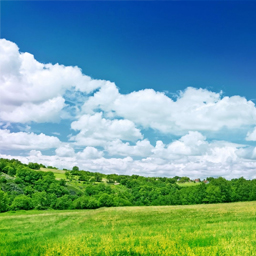
#> input picture lab2_diffusion/img.jpg, 256 x 256 px, found by its file name
$ jupyter execute --allow-errors lab3_unsupervised_learning.ipynb
#> lines starting #> are read from the running program, lines starting #| are printed output that depends on the picture
[cell 1]
from PIL import Image
import numpy as np
import matplotlib.pyplot as plt
from sklearn.cluster import KMeans
from sklearn.ensemble import RandomForestClassifier
from sklearn.utils import shuffle
from sklearn.model_selection import train_test_split
from sklearn.decomposition import PCA
from sklearn.preprocessing import StandardScaler
from sklearn.manifold import TSNE
from sklearn.metrics import confusion_matrix, accuracy_score, classification_report
import pandas as pd

### Task_1 dimensionality reduction

#> (a cell that did not finish here is left out)

#### apply PCA

[cell 3]
# scaler = StandardScaler()
# features_df = scaler.fit_transform(features_df)

pca = PCA(n_components=2)
#> (the rest of this cell did not finish here and is left out)

#### check model's perfomance

#> (a cell that did not finish here is left out)

#### apply t-SNE

[cell 5]
tsne = TSNE(n_components=2)
#> (the rest of this cell did not finish here and is left out)

### Task_2_1 K-means image quantization

[cell 6]
n_colors_list = (64, 32, 16, 8)

image = Image.open("img.jpg")
#> image is the input picture: PIL image 256x256 RGB; mean R, G, B 111.5, 160.6, 151.2
img_tenzor = np.asarray(image)/255
shape = img_tenzor.shape
#> shape = (256, 256, 3)
print(f"image shape: {shape}")
#| image shape: (256, 256, 3)

# Display all results, alongside original image
plt.figure(1)
plt.clf()
plt.axis("off")
plt.title("Original image ")
plt.imshow(img_tenzor)

def recreate_image(codebook, labels, width, height):
    """Recreate the (compressed) image from the code book & labels"""
    return codebook[labels].reshape(width, height, -1)

def kmeans_quantization(n_colors, img_tenzor):
    shape = img_tenzor.shape
    image_array = np.reshape(img_tenzor, (shape[0] * shape[1], shape[2]))

    image_array_sample = shuffle(image_array, random_state=0, n_samples=1_000)
    model = KMeans(n_clusters=n_colors, random_state=0).fit(image_array_sample)
    # Get labels for all points
    labels = model.predict(image_array)
    print(f"labels: {labels}")
    return labels, model.cluster_centers_


for i, n_colors in enumerate(n_colors_list):
    print(f'{n_colors} colors')
    labels, centers = kmeans_quantization(n_colors, img_tenzor)
    plt.figure(i+2)
    plt.clf()
    plt.axis("off")
    plt.title(f"Quantized image ({n_colors} colors, K-Means)")
    plt.imshow(recreate_image(centers, labels, shape[0], shape[1]))
#> this loop made 4 passes
#> (printed output is left out)
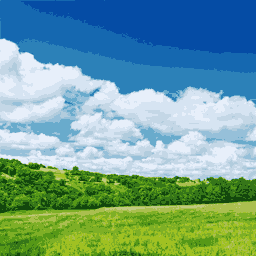
#> shown: shape (256, 256, 3) float64; mean R, G, B 0.439, 0.629, 0.592
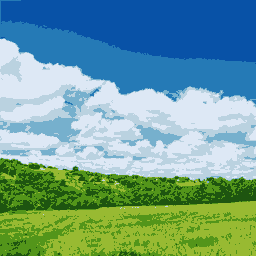
#> shown: shape (256, 256, 3) float64; mean R, G, B 0.437, 0.627, 0.591

### Task 2_2 EM-clustering

[cell 7]
import matplotlib.pyplot as plt
from sklearn.mixture import GaussianMixture

mean1 = np.array([42,20], dtype=np.float64)
mean2 = np.array([70,32], dtype=np.float64)
cov1 = np.array([[42, 0], [30, 10]], dtype=np.float64)
cov2 = np.array([[0, 10], [10, 22]], dtype=np.float64)
print(f'means actual:\n {mean1} \n {mean2} \n')
print(f'covariances actual:\n {cov1} \n {cov2} \n')


x1= np.random.multivariate_normal(mean1, cov1, (100, 100))
x2= np.random.multivariate_normal(mean2, cov2, (70, 70))
x1 = np.reshape(x1, (100 * 100, 2))
x2 = np.reshape(x2, (70 * 70, 2))
full = np.vstack([x1, x2])
full_shuffled = shuffle(full, random_state=42)

plt.scatter(full_shuffled[:,0], full_shuffled[:,1])
plt.show()
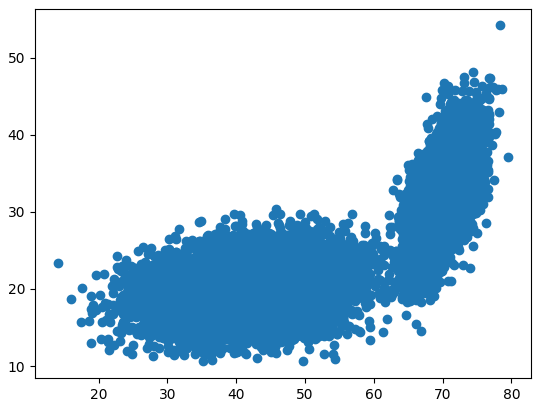
#> figure drawn by matplotlib, 1 panel

gaussian_model = GaussianMixture(n_components=2, random_state=0, tol=0.00001, covariance_type='full')
gaussian_model.fit(full_shuffled)
print(f'means predicted:\n {gaussian_model.means_} \n')
print(f'covariances predicted:\n {gaussian_model.covariances_} \n')
print(f'weights predicted:\n {gaussian_model.weights_}')

result = gaussian_model.predict(full_shuffled)
plt.scatter(full_shuffled[:,0], full_shuffled[:,1], c=result)
plt.show()
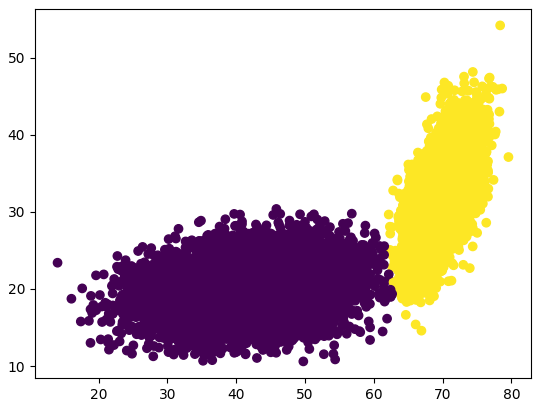
#> figure drawn by matplotlib, 1 panel
